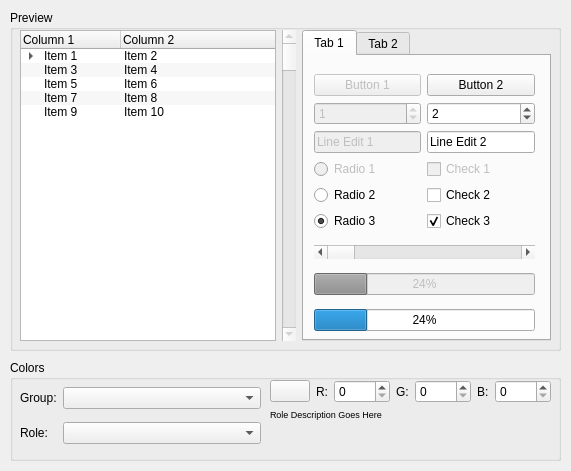
<ui version="4.0" >
 <author>John Eric Martin &lt;john.eric.martin@gmail.com></author>
 <class>PaletteEditor</class>
 <widget class="QWidget" name="PaletteEditor" >
  <property name="geometry" >
   <rect>
    <x>0</x>
    <y>0</y>
    <width>571</width>
    <height>471</height>
   </rect>
  </property>
  <property name="windowTitle" >
   <string>Palette Editor</string>
  </property>
  <widget class="QGroupBox" name="groupBox" >
   <property name="geometry" >
    <rect>
     <x>10</x>
     <y>360</y>
     <width>551</width>
     <height>101</height>
    </rect>
   </property>
   <property name="title" >
    <string>Colors</string>
   </property>
   <widget class="QWidget" name="gridLayout" >
    <property name="geometry" >
     <rect>
      <x>10</x>
      <y>20</y>
      <width>241</width>
      <height>71</height>
     </rect>
    </property>
    <layout class="QGridLayout" >
     <property name="leftMargin" >
      <number>0</number>
     </property>
     <property name="topMargin" >
      <number>0</number>
     </property>
     <property name="rightMargin" >
      <number>0</number>
     </property>
     <property name="bottomMargin" >
      <number>0</number>
     </property>
     <property name="horizontalSpacing" >
      <number>6</number>
     </property>
     <property name="verticalSpacing" >
      <number>6</number>
     </property>
     <item row="0" column="0" >
      <widget class="QLabel" name="label_2" >
       <property name="text" >
        <string>Group:</string>
       </property>
      </widget>
     </item>
     <item row="1" column="0" >
      <widget class="QLabel" name="label_3" >
       <property name="text" >
        <string>Role:</string>
       </property>
      </widget>
     </item>
     <item row="1" column="1" >
      <widget class="QComboBox" name="RoleCombo" />
     </item>
     <item row="0" column="1" >
      <widget class="QComboBox" name="GroupCombo" >
       <property name="sizePolicy" >
        <sizepolicy vsizetype="Fixed" hsizetype="Expanding" >
         <horstretch>0</horstretch>
         <verstretch>0</verstretch>
        </sizepolicy>
       </property>
      </widget>
     </item>
    </layout>
   </widget>
   <widget class="QWidget" name="verticalLayout_3" >
    <property name="geometry" >
     <rect>
      <x>260</x>
      <y>20</y>
      <width>281</width>
      <height>71</height>
     </rect>
    </property>
    <layout class="QVBoxLayout" >
     <property name="spacing" >
      <number>6</number>
     </property>
     <property name="leftMargin" >
      <number>0</number>
     </property>
     <property name="topMargin" >
      <number>0</number>
     </property>
     <property name="rightMargin" >
      <number>0</number>
     </property>
     <property name="bottomMargin" >
      <number>0</number>
     </property>
     <item>
      <layout class="QHBoxLayout" >
       <property name="spacing" >
        <number>6</number>
       </property>
       <property name="leftMargin" >
        <number>0</number>
       </property>
       <property name="topMargin" >
        <number>0</number>
       </property>
       <property name="rightMargin" >
        <number>0</number>
       </property>
       <property name="bottomMargin" >
        <number>0</number>
       </property>
       <item>
        <widget class="QPushButton" name="ColorButton" />
       </item>
       <item>
        <widget class="QLabel" name="label_7" >
         <property name="text" >
          <string>R:</string>
         </property>
        </widget>
       </item>
       <item>
        <widget class="QSpinBox" name="RBox" >
         <property name="sizePolicy" >
          <sizepolicy vsizetype="Fixed" hsizetype="Expanding" >
           <horstretch>0</horstretch>
           <verstretch>0</verstretch>
          </sizepolicy>
         </property>
         <property name="maximum" >
          <number>255</number>
         </property>
        </widget>
       </item>
       <item>
        <widget class="QLabel" name="label_5" >
         <property name="text" >
          <string>G:</string>
         </property>
        </widget>
       </item>
       <item>
        <widget class="QSpinBox" name="GBox" >
         <property name="sizePolicy" >
          <sizepolicy vsizetype="Fixed" hsizetype="Expanding" >
           <horstretch>0</horstretch>
           <verstretch>0</verstretch>
          </sizepolicy>
         </property>
         <property name="maximum" >
          <number>255</number>
         </property>
        </widget>
       </item>
       <item>
        <widget class="QLabel" name="label_6" >
         <property name="text" >
          <string>B:</string>
         </property>
        </widget>
       </item>
       <item>
        <widget class="QSpinBox" name="BBox" >
         <property name="sizePolicy" >
          <sizepolicy vsizetype="Fixed" hsizetype="Expanding" >
           <horstretch>0</horstretch>
           <verstretch>0</verstretch>
          </sizepolicy>
         </property>
         <property name="maximum" >
          <number>255</number>
         </property>
        </widget>
       </item>
      </layout>
     </item>
     <item>
      <widget class="QLabel" name="Description" >
       <property name="font" >
        <font>
         <pointsize>7</pointsize>
        </font>
       </property>
       <property name="text" >
        <string>Role Description Goes Here</string>
       </property>
       <property name="alignment" >
        <set>Qt::AlignLeading|Qt::AlignLeft|Qt::AlignTop</set>
       </property>
       <property name="wordWrap" >
        <bool>true</bool>
       </property>
      </widget>
     </item>
    </layout>
   </widget>
  </widget>
  <widget class="QGroupBox" name="PreviewBox" >
   <property name="geometry" >
    <rect>
     <x>10</x>
     <y>10</y>
     <width>551</width>
     <height>341</height>
    </rect>
   </property>
   <property name="autoFillBackground" >
    <bool>true</bool>
   </property>
   <property name="title" >
    <string>Preview</string>
   </property>
   <widget class="QWidget" name="horizontalLayout" >
    <property name="geometry" >
     <rect>
      <x>10</x>
      <y>20</y>
      <width>531</width>
      <height>311</height>
     </rect>
    </property>
    <layout class="QHBoxLayout" >
     <property name="spacing" >
      <number>6</number>
     </property>
     <property name="leftMargin" >
      <number>0</number>
     </property>
     <property name="topMargin" >
      <number>0</number>
     </property>
     <property name="rightMargin" >
      <number>0</number>
     </property>
     <property name="bottomMargin" >
      <number>0</number>
     </property>
     <item>
      <widget class="QTreeWidget" name="treeWidget" >
       <property name="alternatingRowColors" >
        <bool>true</bool>
       </property>
       <column>
        <property name="text" >
         <string>Column 1</string>
        </property>
       </column>
       <column>
        <property name="text" >
         <string>Column 2</string>
        </property>
       </column>
       <item>
        <property name="text" >
         <string>Item 1</string>
        </property>
        <property name="text" >
         <string>Item 2</string>
        </property>
        <item>
         <property name="text" >
          <string>Item A</string>
         </property>
         <property name="text" >
          <string>Item B</string>
         </property>
        </item>
        <item>
         <property name="text" >
          <string>Item C</string>
         </property>
         <property name="text" >
          <string>Item D</string>
         </property>
        </item>
        <item>
         <property name="text" >
          <string>Item E</string>
         </property>
         <property name="text" >
          <string>Item F</string>
         </property>
        </item>
       </item>
       <item>
        <property name="text" >
         <string>Item 3</string>
        </property>
        <property name="text" >
         <string>Item 4</string>
        </property>
       </item>
       <item>
        <property name="text" >
         <string>Item 5</string>
        </property>
        <property name="text" >
         <string>Item 6</string>
        </property>
       </item>
       <item>
        <property name="text" >
         <string>Item 7</string>
        </property>
        <property name="text" >
         <string>Item 8</string>
        </property>
       </item>
       <item>
        <property name="text" >
         <string>Item 9</string>
        </property>
        <property name="text" >
         <string>Item 10</string>
        </property>
       </item>
      </widget>
     </item>
     <item>
      <widget class="QScrollBar" name="verticalScrollBar" >
       <property name="enabled" >
        <bool>false</bool>
       </property>
       <property name="orientation" >
        <enum>Qt::Vertical</enum>
       </property>
      </widget>
     </item>
     <item>
      <widget class="QTabWidget" name="tabWidget" >
       <property name="enabled" >
        <bool>true</bool>
       </property>
       <property name="currentIndex" >
        <number>0</number>
       </property>
       <widget class="QWidget" name="tab" >
        <attribute name="title" >
         <string>Tab 1</string>
        </attribute>
        <widget class="QWidget" name="verticalLayout" >
         <property name="geometry" >
          <rect>
           <x>10</x>
           <y>10</y>
           <width>221</width>
           <height>276</height>
          </rect>
         </property>
         <layout class="QVBoxLayout" >
          <property name="spacing" >
           <number>6</number>
          </property>
          <property name="leftMargin" >
           <number>0</number>
          </property>
          <property name="topMargin" >
           <number>0</number>
          </property>
          <property name="rightMargin" >
           <number>0</number>
          </property>
          <property name="bottomMargin" >
           <number>0</number>
          </property>
          <item>
           <layout class="QGridLayout" >
            <property name="leftMargin" >
             <number>0</number>
            </property>
            <property name="topMargin" >
             <number>0</number>
            </property>
            <property name="rightMargin" >
             <number>0</number>
            </property>
            <property name="bottomMargin" >
             <number>0</number>
            </property>
            <property name="horizontalSpacing" >
             <number>6</number>
            </property>
            <property name="verticalSpacing" >
             <number>6</number>
            </property>
            <item row="4" column="1" >
             <widget class="QCheckBox" name="checkBox_2" >
              <property name="text" >
               <string>Check 2</string>
              </property>
             </widget>
            </item>
            <item row="0" column="0" >
             <widget class="QPushButton" name="pushButton" >
              <property name="enabled" >
               <bool>false</bool>
              </property>
              <property name="text" >
               <string>Button 1</string>
              </property>
             </widget>
            </item>
            <item row="2" column="1" >
             <widget class="QLineEdit" name="lineEdit_2" >
              <property name="text" >
               <string>Line Edit 2</string>
              </property>
             </widget>
            </item>
            <item row="0" column="1" >
             <widget class="QPushButton" name="pushButton_2" >
              <property name="text" >
               <string>Button 2</string>
              </property>
             </widget>
            </item>
            <item row="3" column="1" >
             <widget class="QCheckBox" name="checkBox" >
              <property name="enabled" >
               <bool>false</bool>
              </property>
              <property name="text" >
               <string>Check 1</string>
              </property>
             </widget>
            </item>
            <item row="1" column="0" >
             <widget class="QSpinBox" name="spinBox" >
              <property name="enabled" >
               <bool>false</bool>
              </property>
              <property name="value" >
               <number>1</number>
              </property>
             </widget>
            </item>
            <item row="3" column="0" >
             <widget class="QRadioButton" name="radioButton" >
              <property name="enabled" >
               <bool>false</bool>
              </property>
              <property name="text" >
               <string>Radio 1</string>
              </property>
             </widget>
            </item>
            <item row="4" column="0" >
             <widget class="QRadioButton" name="radioButton_2" >
              <property name="text" >
               <string>Radio 2</string>
              </property>
             </widget>
            </item>
            <item row="1" column="1" >
             <widget class="QSpinBox" name="spinBox_2" >
              <property name="value" >
               <number>2</number>
              </property>
             </widget>
            </item>
            <item row="2" column="0" >
             <widget class="QLineEdit" name="lineEdit" >
              <property name="enabled" >
               <bool>false</bool>
              </property>
              <property name="text" >
               <string>Line Edit 1</string>
              </property>
             </widget>
            </item>
            <item row="5" column="0" >
             <widget class="QRadioButton" name="radioButton_3" >
              <property name="text" >
               <string>Radio 3</string>
              </property>
              <property name="checked" >
               <bool>true</bool>
              </property>
             </widget>
            </item>
            <item row="5" column="1" >
             <widget class="QCheckBox" name="checkBox_3" >
              <property name="text" >
               <string>Check 3</string>
              </property>
              <property name="checked" >
               <bool>true</bool>
              </property>
             </widget>
            </item>
           </layout>
          </item>
          <item>
           <widget class="QScrollBar" name="horizontalScrollBar" >
            <property name="orientation" >
             <enum>Qt::Horizontal</enum>
            </property>
           </widget>
          </item>
          <item>
           <widget class="QProgressBar" name="progressBar_2" >
            <property name="enabled" >
             <bool>false</bool>
            </property>
            <property name="value" >
             <number>24</number>
            </property>
            <property name="orientation" >
             <enum>Qt::Horizontal</enum>
            </property>
           </widget>
          </item>
          <item>
           <widget class="QProgressBar" name="progressBar" >
            <property name="value" >
             <number>24</number>
            </property>
            <property name="orientation" >
             <enum>Qt::Horizontal</enum>
            </property>
           </widget>
          </item>
         </layout>
        </widget>
       </widget>
       <widget class="QWidget" name="tab_2" >
        <attribute name="title" >
         <string>Tab 2</string>
        </attribute>
        <widget class="QWidget" name="verticalLayout_2" >
         <property name="geometry" >
          <rect>
           <x>10</x>
           <y>10</y>
           <width>221</width>
           <height>261</height>
          </rect>
         </property>
         <layout class="QVBoxLayout" >
          <property name="spacing" >
           <number>6</number>
          </property>
          <property name="leftMargin" >
           <number>0</number>
          </property>
          <property name="topMargin" >
           <number>0</number>
          </property>
          <property name="rightMargin" >
           <number>0</number>
          </property>
          <property name="bottomMargin" >
           <number>0</number>
          </property>
          <item>
           <layout class="QGridLayout" >
            <property name="leftMargin" >
             <number>0</number>
            </property>
            <property name="topMargin" >
             <number>0</number>
            </property>
            <property name="rightMargin" >
             <number>0</number>
            </property>
            <property name="bottomMargin" >
             <number>0</number>
            </property>
            <property name="horizontalSpacing" >
             <number>6</number>
            </property>
            <property name="verticalSpacing" >
             <number>6</number>
            </property>
            <item row="0" column="1" >
             <widget class="QComboBox" name="comboBox_2" >
              <item>
               <property name="text" >
                <string>Combo 2</string>
               </property>
              </item>
              <item>
               <property name="text" >
                <string>Item 2</string>
               </property>
              </item>
              <item>
               <property name="text" >
                <string>Item 3</string>
               </property>
              </item>
             </widget>
            </item>
            <item row="0" column="0" >
             <widget class="QComboBox" name="comboBox" >
              <property name="enabled" >
               <bool>false</bool>
              </property>
              <item>
               <property name="text" >
                <string>Combo 1</string>
               </property>
              </item>
             </widget>
            </item>
            <item row="1" column="0" >
             <widget class="QComboBox" name="comboBox_3" >
              <property name="enabled" >
               <bool>false</bool>
              </property>
              <property name="editable" >
               <bool>true</bool>
              </property>
              <item>
               <property name="text" >
                <string>Combo 3</string>
               </property>
              </item>
             </widget>
            </item>
            <item row="1" column="1" >
             <widget class="QComboBox" name="comboBox_4" >
              <property name="editable" >
               <bool>true</bool>
              </property>
              <item>
               <property name="text" >
                <string>Combo 4</string>
               </property>
              </item>
              <item>
               <property name="text" >
                <string>Item 2</string>
               </property>
              </item>
              <item>
               <property name="text" >
                <string>Item 3</string>
               </property>
              </item>
             </widget>
            </item>
           </layout>
          </item>
          <item>
           <layout class="QHBoxLayout" >
            <property name="spacing" >
             <number>6</number>
            </property>
            <property name="leftMargin" >
             <number>0</number>
            </property>
            <property name="topMargin" >
             <number>0</number>
            </property>
            <property name="rightMargin" >
             <number>0</number>
            </property>
            <property name="bottomMargin" >
             <number>0</number>
            </property>
            <item>
             <widget class="QLabel" name="label" >
              <property name="text" >
               <string>Label 1</string>
              </property>
             </widget>
            </item>
            <item>
             <widget class="QSlider" name="horizontalSlider" >
              <property name="orientation" >
               <enum>Qt::Horizontal</enum>
              </property>
             </widget>
            </item>
           </layout>
          </item>
          <item>
           <widget class="QCalendarWidget" name="calendarWidget" />
          </item>
         </layout>
        </widget>
       </widget>
      </widget>
     </item>
    </layout>
   </widget>
  </widget>
 </widget>
 <includes/>
 <resources/>
 <connections/>
</ui>
